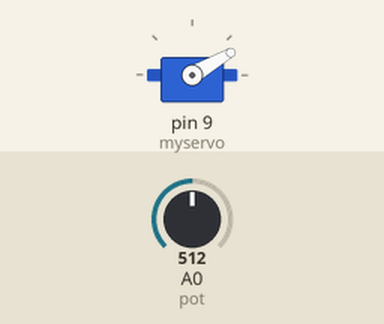
Bench run of a sketch on a simulated Arduino Uno, built with avr-gcc and run on an emulated ATmega328P. On the bench: servo. Inputs (shaded band) come from the test bench; at power-on: A0 (pot) = 512.

Above: at 1.2 s.
1.3 s: A0 (pot) set to 533
2.8 s: A0 (pot) set to 563
At 3.4 s:
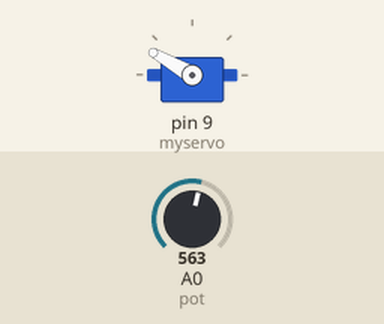
4.3 s: A0 (pot) set to 891
5.8 s: A0 (pot) set to 910
At 7.0 s:
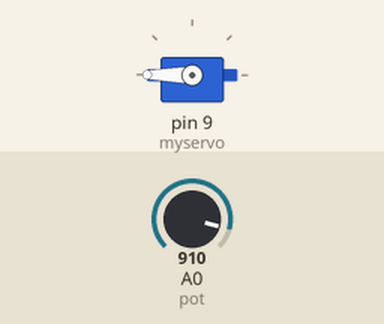
7.3 s: A0 (pot) set to 140
At 8.2 s:
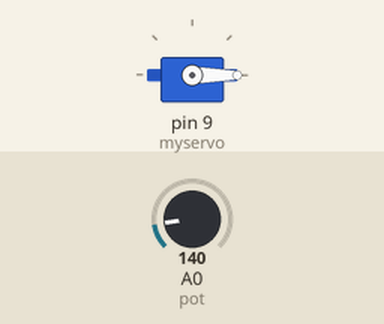
8.8 s: A0 (pot) set to 165
At 9.4 s:
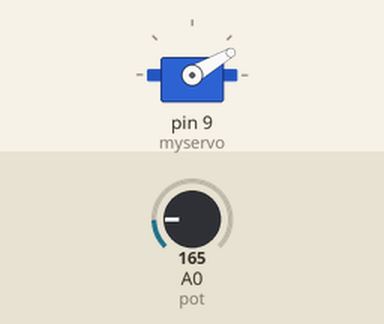
Timing chart, 0 to 11.3 s (numbered marks = the images above; inputs shaded):
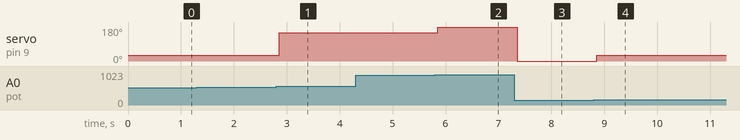

Measured:
- the behaviour switches between 550 and 551 on A0 (pot) (found by bisection; images 0 and 1)
- the behaviour switches between 900 and 901 on A0 (pot) (found by bisection; images 1 and 2)
- the behaviour switches between 150 and 151 on A0 (pot) (found by bisection; images 3 and 4)
- after the input at 1.3 s, every drawn part: stays the same
- after the input at 2.8 s, servo on pin 9 (myservo): 30° → 150° after 0.05 s
- after the input at 4.3 s, every drawn part: stays the same
- after the input at 5.8 s, servo on pin 9 (myservo): 150° → 180° after 0.06 s
- after the input at 7.3 s, servo on pin 9 (myservo): 180° → 0° after 0.06 s
- after the input at 8.8 s, servo on pin 9 (myservo): 0° → 30° after 0.06 s

The sketch:

potCheck.ino
```cpp
#include <Servo.h>
int pot=A0;

Servo myservo;
int pos = 0;
void setup() {
  //Serial.begin(9600);
  myservo.attach(9);

}

void loop() {
    //pos=map(analogRead(pot),0,1023,0,180);

    pos=analogRead(pot);

    //Serial.println(pos);
    if(pos>=0&&pos<=150){
    myservo.write(0);
    }else if(pos>=150&&pos<=550){
    myservo.write(30);
    }else if(pos>=551&&pos<=900){
    myservo.write(150);
    }else if(pos>=901&&pos<=1023){
    myservo.write(180);
    }else{

    }
    delay(150);                       // waits 15ms for the servo to reach the position
}
```
